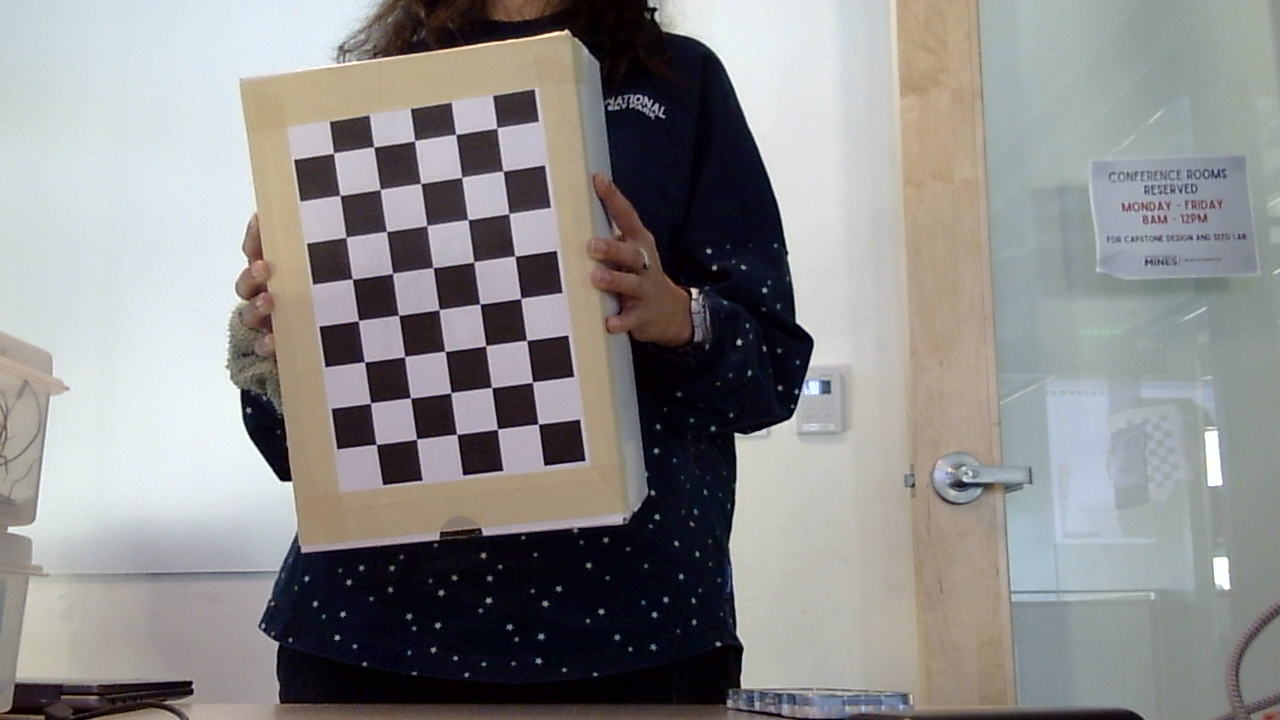
#> input picture images_new/img_000.png, 1280 x 720 px; its folder holds 4 pictures in this run
$ python calibration_improved.py
#> lines starting #> are read from the running program, lines starting #| are printed output that depends on the picture
import glob
import pickle
import cv2 as cv
import numpy as np

# --------------------------------------------------
# SETTINGS
# --------------------------------------------------
CHESSBOARD_SIZE = (8, 5)        # INNER corners: 9 across x 6 down
SQUARE_SIZE_MM = 31.75          # Measure your actual printed square width
IMAGE_FILES = sorted(glob.glob("images_new/*.png"))
OUTPUT_FILE = "calibration_improved.pkl"

criteria = (cv.TERM_CRITERIA_EPS + cv.TERM_CRITERIA_MAX_ITER, 50, 0.001)

objp = np.zeros((CHESSBOARD_SIZE[0] * CHESSBOARD_SIZE[1], 3), np.float32)
objp[:, :2] = np.mgrid[0:CHESSBOARD_SIZE[0], 0:CHESSBOARD_SIZE[1]].T.reshape(-1, 2)
objp *= SQUARE_SIZE_MM

objpoints = []
imgpoints = []
used_files = []
frame_size = None

if not IMAGE_FILES:
    raise RuntimeError("No PNG images in images_new/. Run getImages_improved.py first.")

# --------------------------------------------------
# DETECT CHESSBOARD CORNERS
# --------------------------------------------------
for filename in IMAGE_FILES:
    img = cv.imread(filename)
#> img is the input picture: shape (720, 1280, 3); mean B, G, R 139.7, 140, 141.1
    if img is None:
        print("Unable to read:", filename)
        continue

    gray = cv.cvtColor(img, cv.COLOR_BGR2GRAY)
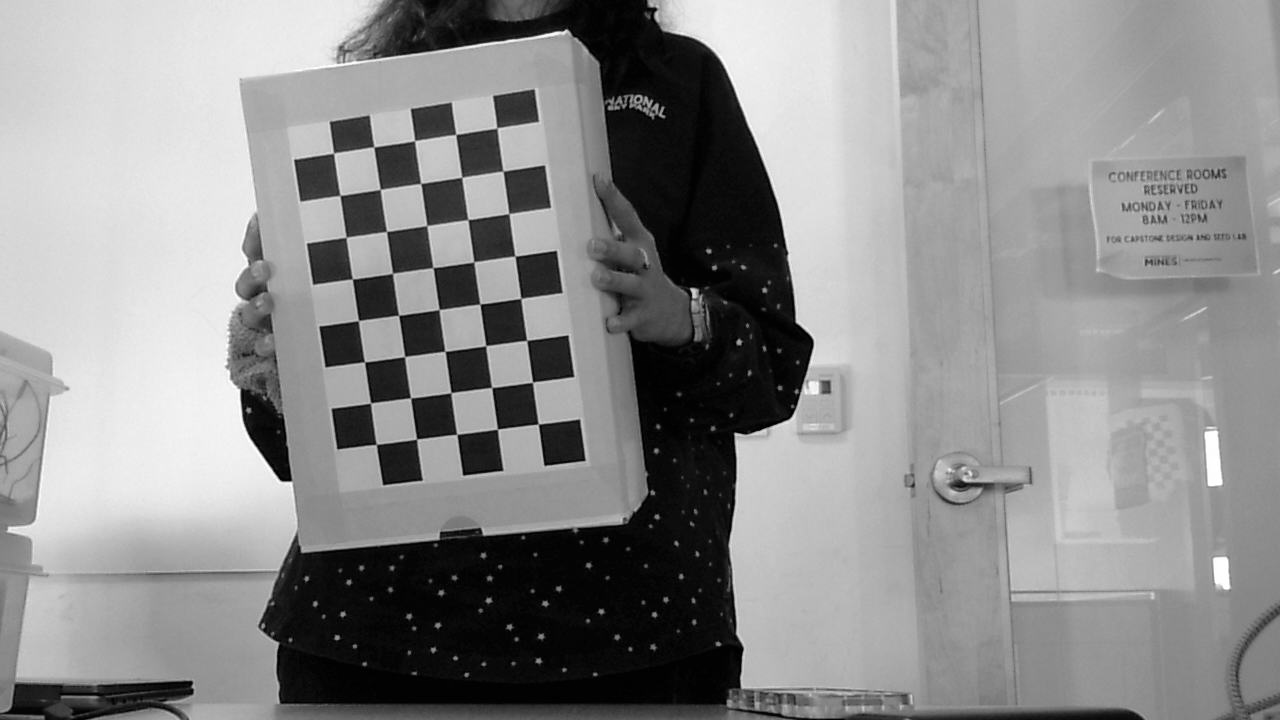
#> gray: shape (720, 1280); min 0, max 255, mean 140.3
    size = (gray.shape[1], gray.shape[0])
#> size = (1280, 720)
    if frame_size is None:
        frame_size = size
#> frame_size = (1280, 720)
    if size != frame_size:
        print("SKIPPING mismatched image size:", filename, size)
        continue

    found, corners = cv.findChessboardCorners(
        gray, CHESSBOARD_SIZE,
        cv.CALIB_CB_ADAPTIVE_THRESH + cv.CALIB_CB_NORMALIZE_IMAGE
    )
#> found = True; corners = 40 rows, first 8: [496.9, 127.9], [503.2, 171.2], [508.7, 213.7], [515, 255.9], [521.1, 298.4], [526.9, 340.5], [532.6, 382.1], [538.3, 423.8]
    if not found:
        print("SKIPPING (no 9x6 board detected):", filename)
        continue

    # Use the REFINED corners in the calibration, not the initial estimates.
    refined = cv.cornerSubPix(gray, corners, (11, 11), (-1, -1), criteria)
#> refined = 40 rows, first 8: [496.9, 128], [503, 171.1], [508.9, 213.6], [515, 256.2], [520.9, 298.4], [526.7, 340.4], [532.5, 382.2], [538.3, 424.1]
    objpoints.append(objp.copy())
    imgpoints.append(refined.copy())
    used_files.append(filename)
#> pass 2 of the loop `for filename in IMAGE_FILES:`:
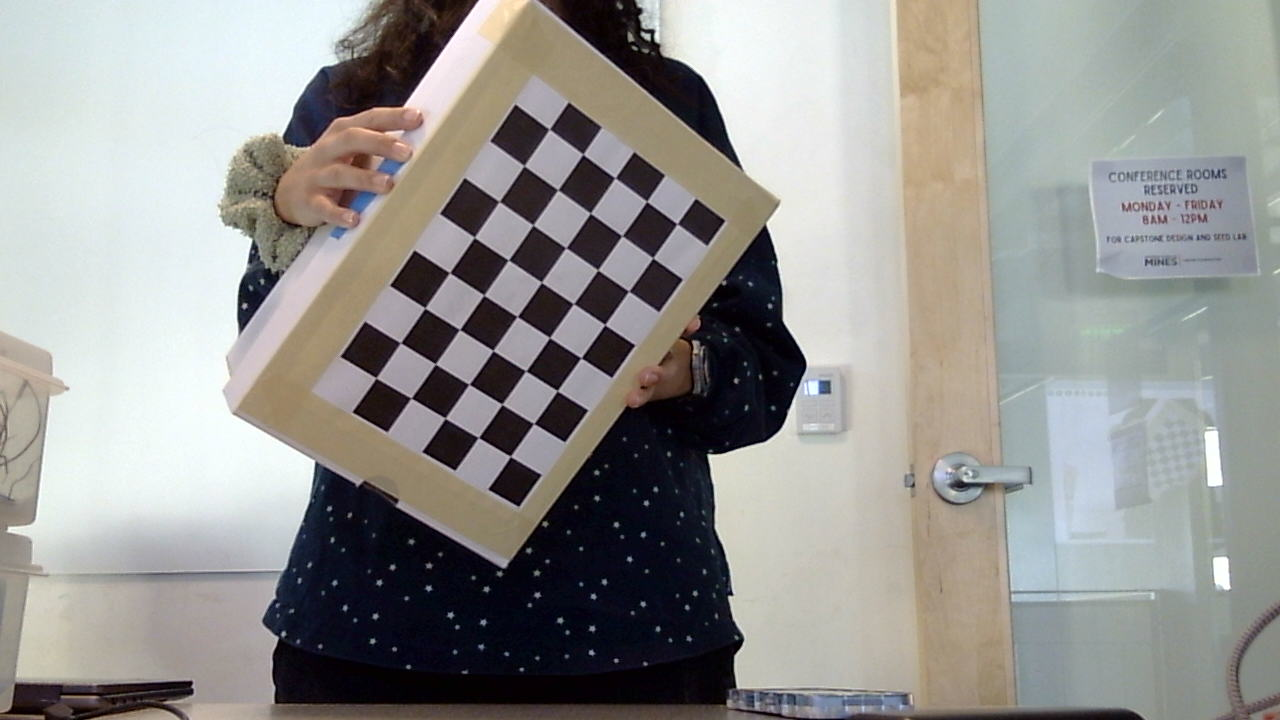
#> input picture images_new/img_001.png, 1280 x 720 px
#> img is the input picture: shape (720, 1280, 3); mean B, G, R 145.6, 148.5, 149.2
#> `gray = cv.cvtColor(img, cv.COLOR_BGR2GRAY)`:
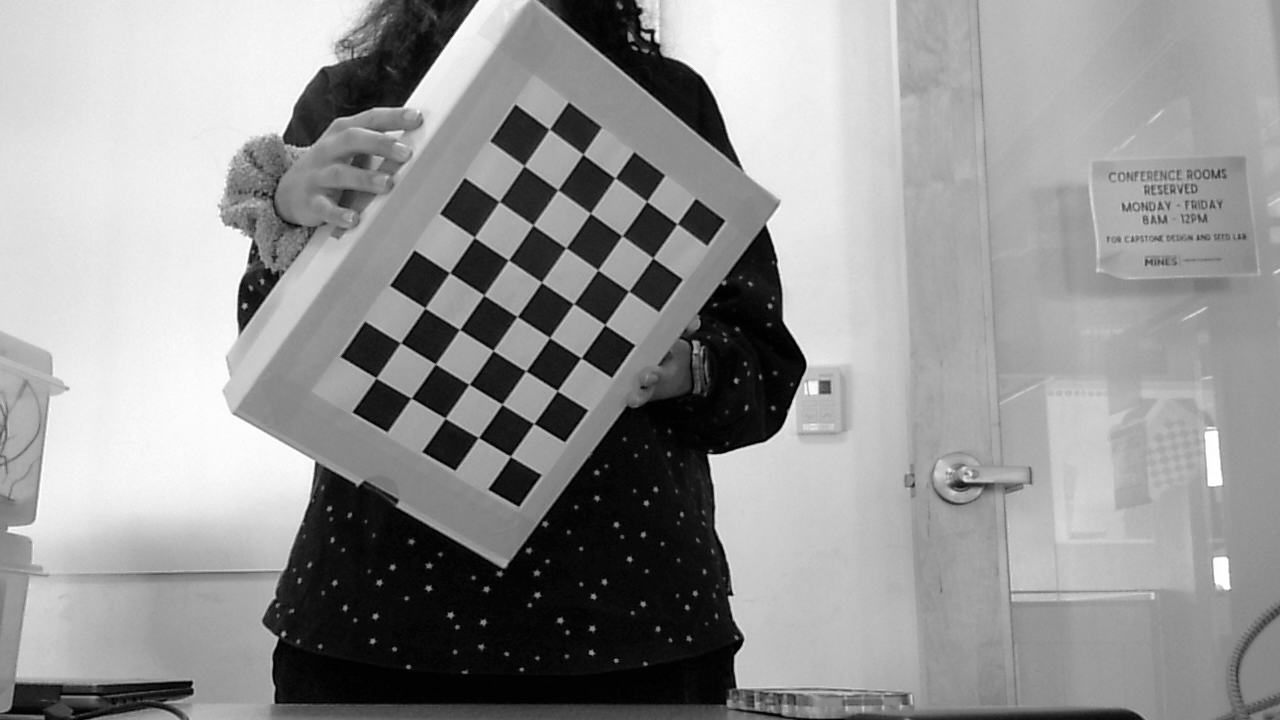
#> gray: shape (720, 1280); min 0, max 255, mean 148.4
#> corners = 40 rows, first 8: [676.7, 223.9], [653, 257.7], [628.6, 291.2], [605, 324.6], [581.4, 358], [557.3, 390.5], [533.7, 423.5], [510.4, 456.3]
#> refined = 40 rows, first 8: [677.1, 223.8], [652.8, 257.9], [628.7, 291.2], [604.8, 324.6], [581.1, 357.9], [557.3, 390.7], [533.8, 423.5], [510.4, 456.4]
#> pass 3 of the loop `for filename in IMAGE_FILES:`:
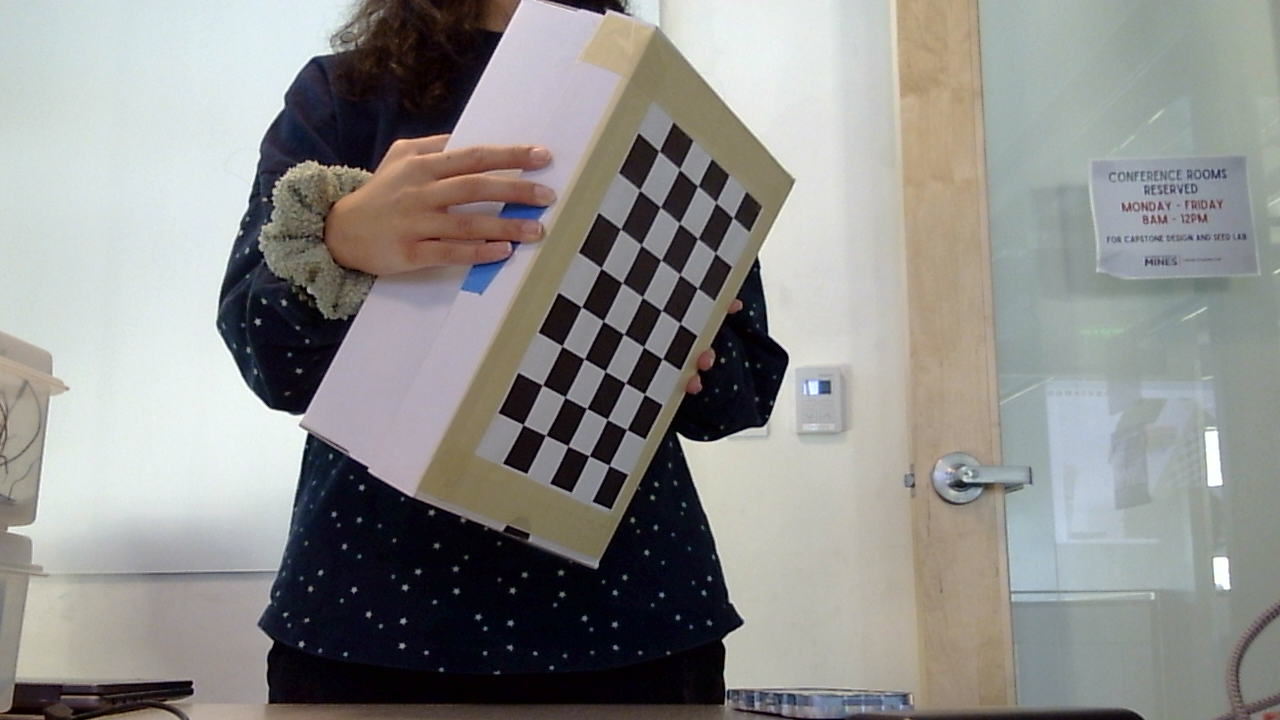
#> input picture images_new/img_002.png, 1280 x 720 px
#> img is the input picture: shape (720, 1280, 3); mean B, G, R 139.9, 142.5, 143
#> `gray = cv.cvtColor(img, cv.COLOR_BGR2GRAY)`:
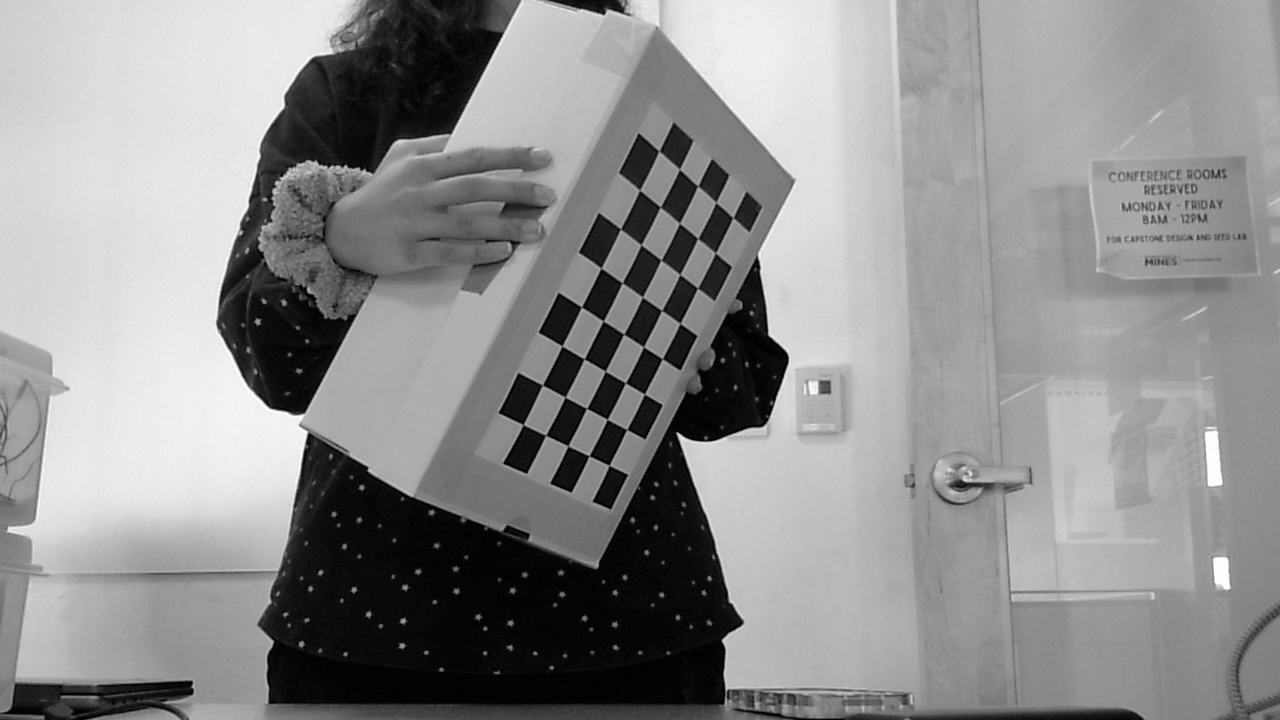
#> gray: shape (720, 1280); min 0, max 255, mean 142.4
#> corners = 40 rows, first 8: [732.8, 217.6], [715.4, 252.9], [697.4, 288.3], [680.3, 323.5], [662.3, 358.8], [644.4, 394.1], [626.8, 429.5], [609.2, 465.3]
#> refined = 40 rows, first 8: [733, 217.7], [715.4, 253.1], [697.6, 288.1], [680, 323.3], [662.3, 358.7], [644.5, 394], [626.7, 429.5], [609.1, 465.4]
#> the loop made 4 passes; the first 3 are shown

if len(objpoints) < 10:
#> (the run stopped early here; a loop or call above may not have finished)
